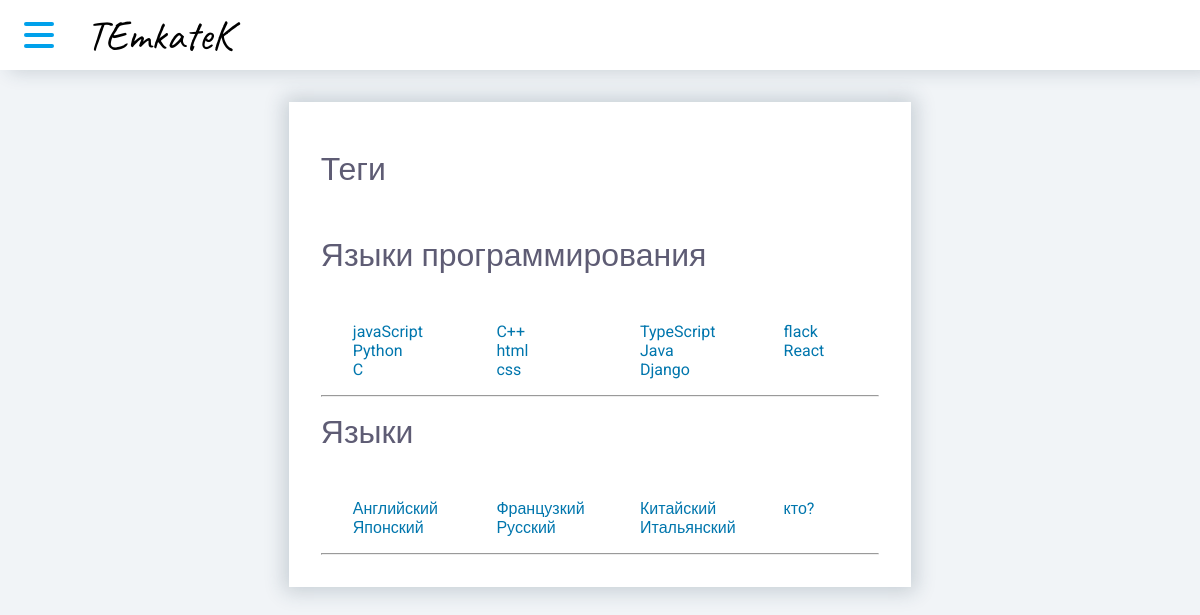
The page /tegs/ on the database its author committed.
### apps/videos/models.py (models this page shows, shortened)
class TegType(models.Model):
    name = models.CharField(max_length=255, verbose_name='название')
    class Meta:
        ordering = ['pk']
        verbose_name = 'тип'
        verbose_name_plural = 'типы тегов'

class Tag(models.Model):
    name = models.CharField(max_length=255, verbose_name='название')
    tag_type = models.ForeignKey(to=TegType, on_delete=models.CASCADE, verbose_name='тип')
    class Meta:
        ordering = ['pk']
        verbose_name = 'тег'
        verbose_name_plural = 'теги'

### apps/videos/views.py (the view)
# urls.py: path('tegs/', Teg_list.as_view(), name='tags'),
class Teg_list(ListView):
    model = TegType
    template_name = 'videos/tegs.html'
    def get_context_data(self, **kwargs):
        context = super().get_context_data(**kwargs)
        querySet = []
        teg_types = TegType.objects.all()
        for teg_type in teg_types:
            tags = Tag.objects.filter(tag_type_id=teg_type.pk)
            querySet.append((teg_type.name,tags))
        context['teg_types'] = querySet
        return context

### apps/videos/templates/videos/tegs.html (shortened to what this page needs)
{% extends 'index.html' %}
{% load static %}
{% block links %}
<link rel="stylesheet" href="{% static 'css/tegs.css' %}" />
{% endblock %}
{% block content %}
<div class="tegs">
    <div class="tegs-types">
        <h1 class="title">Теги</h1>
        {% for type_name, tegs in teg_types %}
        <div class="teg-type">
            <h1 class="title">{{type_name}}</h1>
            <div class="tegs-list">
                {% for teg in tegs %}
                <a href="{% url 'videos' %}?tag={{teg.pk}}">{{teg.name}}</a>
                {% endfor %}
            </div>
        </div>
            <hr>
        {% endfor %}
    </div>
</div>
{% endblock %}

### lib/templates/index.html (shortened to what this page needs)
{% load static %}
<!DOCTYPE html>
<html>
<head>
    <link rel="stylesheet" href="{% static 'css/index.css' %}" />
    <link rel="stylesheet" href="{% static 'css/side-menu.css'%}" />
    {% block links %}{% endblock %}
</head>
<body>
    <div class="header">
        <div href="#side-menu" class="js-side-menu-open">
            <div class="open-icon">
                <div></div>
                <div></div>
                <div></div>
            </div>
        </div>
        <a href="{% url 'videos' %}?page=1&sort_type=date" class="logo">TEmkateK</a>
    </div>
    <div class="header-block"></div>
    <div class="content">
        {% block content %}{% endblock %}
    </div>
</body>
</html>

### rows shown on the page
TegType: teg_types "Языки программирования"
Tag: name "javaScript"
Tag: name "Python"
Tag: name "C"
Tag: name "C++"
Tag: name "html"
Tag: name "css"
Tag: name "TypeScript"
Tag: name "Java"
Tag: name "Django"
Tag: name "flack"
Tag: name "React"
TegType: teg_types "Языки"
Tag: name "Английский"
Tag: name "Японский"
Tag: name "Французкий"
Tag: name "Русский"
Tag: name "Китайский"
Tag: name "Итальянский"
Tag: name "кто?"
